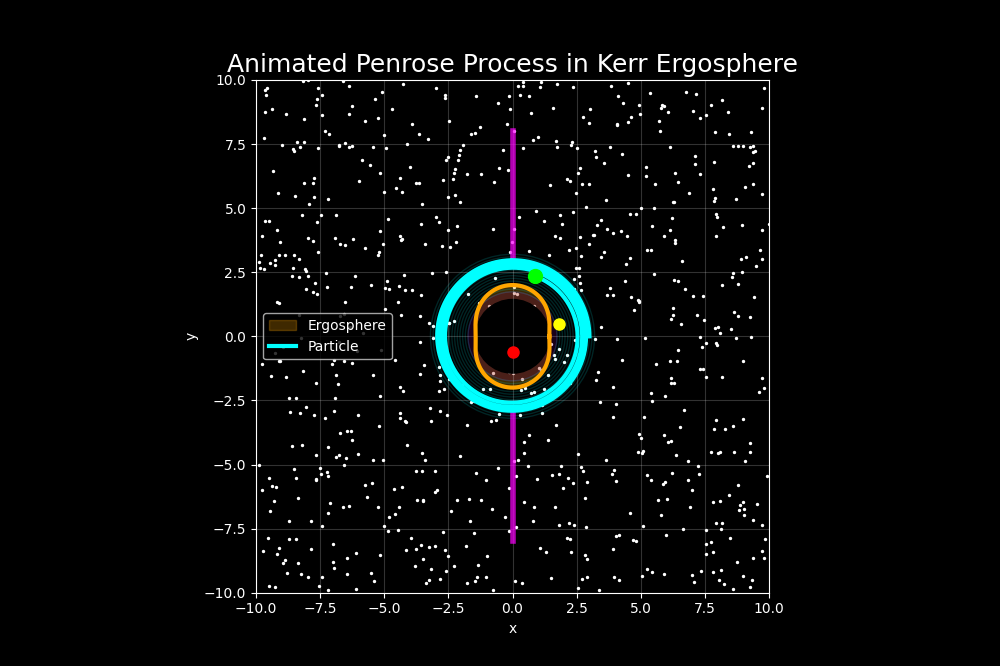

Here is the Python script that generated this plot:
import numpy as np
import matplotlib.pyplot as plt
from matplotlib.animation import FuncAnimation
from scipy.integrate import odeint

# ==========================
# Kerr Black Hole Parameters
# ==========================
M = 1.0
a = 0.9

# Angular coordinate
phi = np.linspace(0, 20*np.pi, 4000)

# ==========================
# Particle Motion Equation
# ==========================
def trajectory(y, phi):
    r, dr = y

    delta = r**2 - 2*M*r + a**2

    if abs(delta) < 0.05:
        delta = 0.05

    d2r = -(M*r/delta)*dr**2

    return [dr, d2r]

# Solve orbit
sol = odeint(trajectory, [3.0, -0.02], phi)

r = np.clip(sol[:,0], 0.6, 10)

x = r*np.cos(phi)
y = r*np.sin(phi)

# ==========================
# Ergosphere
# ==========================
phi_ergo = np.linspace(0, 2*np.pi, 1000)

r_ergo = M + np.sqrt(
    M**2 - a**2*np.cos(phi_ergo)**2
)

# Event Horizon
r_h = M + np.sqrt(M**2 - a**2)

# ==========================
# Figure
# ==========================
plt.style.use("dark_background")

fig, ax = plt.subplots(figsize=(10,10))

# ==========================
# Stars
# ==========================
np.random.seed(42)

stars_x = np.random.uniform(-10,10,800)
stars_y = np.random.uniform(-10,10,800)

ax.scatter(
    stars_x,
    stars_y,
    s=2,
    color='white'
)

# ==========================
# Ergosphere Glow
# ==========================
ax.fill(
    r_ergo*np.cos(phi_ergo),
    r_ergo*np.sin(phi_ergo),
    color='orange',
    alpha=0.25,
    label="Ergosphere"
)

ax.plot(
    r_ergo*np.cos(phi_ergo),
    r_ergo*np.sin(phi_ergo),
    color='orange',
    linewidth=3
)

# ==========================
# Black Hole Shadow
# ==========================
shadow = plt.Circle(
    (0,0),
    r_h+0.3,
    color='purple',
    alpha=0.2
)
ax.add_patch(shadow)

# Event Horizon
black_hole = plt.Circle(
    (0,0),
    r_h,
    color='black'
)
ax.add_patch(black_hole)

# ==========================
# Accretion Disk
# ==========================
for rr in np.linspace(r_h+0.3, 3.2, 15):

    ring = plt.Circle(
        (0,0),
        rr,
        fill=False,
        color='cyan',
        alpha=0.15
    )

    ax.add_patch(ring)

# ==========================
# Relativistic Jets
# ==========================
ax.plot(
    [0,0],
    [3,8],
    color='magenta',
    linewidth=4,
    alpha=0.7
)

ax.plot(
    [0,0],
    [-3,-8],
    color='magenta',
    linewidth=4,
    alpha=0.7
)

# ==========================
# Animated Particle
# ==========================
trail, = ax.plot(
    [],
    [],
    color='cyan',
    linewidth=3,
    label='Particle'
)

particle, = ax.plot(
    [],
    [],
    'o',
    color='lime',
    markersize=10
)

# Energy extraction particles
escape_particle, = ax.plot(
    [],
    [],
    'o',
    color='yellow',
    markersize=8
)

fall_particle, = ax.plot(
    [],
    [],
    'o',
    color='red',
    markersize=8
)

# ==========================
# Animation Function
# ==========================
split_frame = 1500

def animate(i):

    trail.set_data(
        x[:i],
        y[:i]
    )

    particle.set_data(
        [x[i]],
        [y[i]]
    )

    # Penrose Split
    if i > split_frame:

        escape_particle.set_data(
            [x[i] + 1.2],
            [y[i] + 0.5]
        )

        fall_particle.set_data(
            [x[i] - 0.6],
            [y[i] - 0.6]
        )

    return (
        trail,
        particle,
        escape_particle,
        fall_particle
    )

ani = FuncAnimation(
    fig,
    animate,
    frames=len(x),
    interval=5,
    blit=True
)

# ==========================
# Labels
# ==========================
ax.set_title(
    "Animated Penrose Process in Kerr Ergosphere",
    fontsize=18
)

ax.set_xlabel("x")
ax.set_ylabel("y")

ax.set_xlim(-10,10)
ax.set_ylim(-10,10)

ax.set_aspect('equal')

ax.grid(alpha=0.2)

ax.legend()

plt.show()
